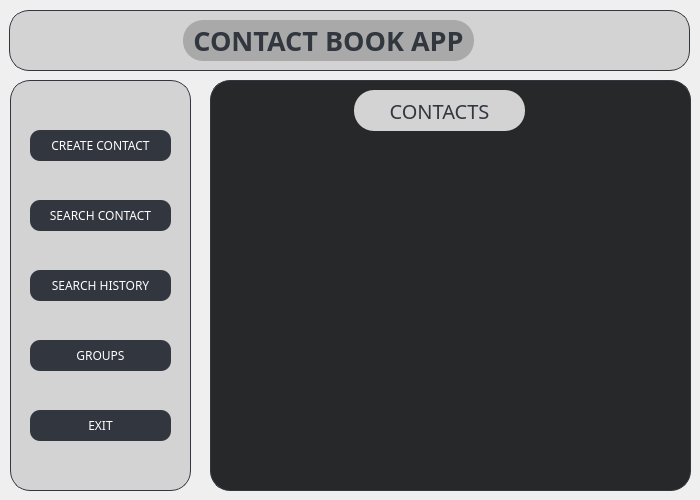
<?xml version="1.0" encoding="UTF-8"?>
<ui version="4.0">
 <class>OpeningWindow</class>
 <widget class="QMainWindow" name="OpeningWindow">
  <property name="geometry">
   <rect>
    <x>0</x>
    <y>0</y>
    <width>700</width>
    <height>500</height>
   </rect>
  </property>
  <property name="windowTitle">
   <string>OpeningWindow</string>
  </property>
  <property name="styleSheet">
   <string notr="true">QForm
{
	background-color: black;
}</string>
  </property>
  <widget class="QWidget" name="centralwidget">
   <widget class="QFrame" name="UpperPanel">
    <property name="geometry">
     <rect>
      <x>9</x>
      <y>10</y>
      <width>681</width>
      <height>61</height>
     </rect>
    </property>
    <property name="maximumSize">
     <size>
      <width>16777215</width>
      <height>16777215</height>
     </size>
    </property>
    <property name="styleSheet">
     <string notr="true">QFrame {
    background-color: lightgray;
    border: 1px solid #31363F;
    border-radius: 20px;
}

QFrame:hover {
    background-color: darkgray;
}</string>
    </property>
    <property name="frameShape">
     <enum>QFrame::StyledPanel</enum>
    </property>
    <property name="frameShadow">
     <enum>QFrame::Raised</enum>
    </property>
    <widget class="QLabel" name="Heading">
     <property name="geometry">
      <rect>
       <x>174</x>
       <y>10</y>
       <width>291</width>
       <height>41</height>
      </rect>
     </property>
     <property name="font">
      <font>
       <family>Unispace</family>
       <pointsize>20</pointsize>
       <bold>true</bold>
      </font>
     </property>
     <property name="styleSheet">
      <string notr="true">QLabel
{
	background-color: darkgray;
	border: none;
	color: #31363F;
}</string>
     </property>
     <property name="text">
      <string>CONTACT BOOK APP</string>
     </property>
     <property name="alignment">
      <set>Qt::AlignCenter</set>
     </property>
    </widget>
   </widget>
   <widget class="QFrame" name="RightPanel">
    <property name="geometry">
     <rect>
      <x>210</x>
      <y>80</y>
      <width>481</width>
      <height>411</height>
     </rect>
    </property>
    <property name="styleSheet">
     <string notr="true">QFrame
{
	background-color: #272829;
	border: 1px solid #31363F;
	border-radius:20px;
}</string>
    </property>
    <property name="frameShape">
     <enum>QFrame::StyledPanel</enum>
    </property>
    <property name="frameShadow">
     <enum>QFrame::Raised</enum>
    </property>
    <widget class="QLabel" name="OperationHeading">
     <property name="geometry">
      <rect>
       <x>144</x>
       <y>10</y>
       <width>171</width>
       <height>41</height>
      </rect>
     </property>
     <property name="font">
      <font>
       <family>Unispace</family>
       <pointsize>15</pointsize>
       <bold>false</bold>
      </font>
     </property>
     <property name="styleSheet">
      <string notr="true">QLabel
{
	border: none;
	background-color: lightgray;
	color: #31363F;
}</string>
     </property>
     <property name="text">
      <string>CONTACTS</string>
     </property>
     <property name="alignment">
      <set>Qt::AlignCenter</set>
     </property>
    </widget>
    <widget class="QListWidget" name="ContactListWidget">
     <property name="geometry">
      <rect>
       <x>75</x>
       <y>70</y>
       <width>401</width>
       <height>321</height>
      </rect>
     </property>
     <property name="font">
      <font>
       <family>Unispace</family>
       <pointsize>14</pointsize>
      </font>
     </property>
     <property name="cursor" stdset="0">
      <cursorShape>PointingHandCursor</cursorShape>
     </property>
     <property name="styleSheet">
      <string notr="true">QListWidget
{
	border: none;
}
QListWidget::item
{
	margin-bottom: 5px;
	color: darkgray;
}
QListWidget::item::hover
{
	border-bottom: 1px solid gray;
}</string>
     </property>
    </widget>
   </widget>
   <widget class="QFrame" name="LeftPanel">
    <property name="geometry">
     <rect>
      <x>10</x>
      <y>80</y>
      <width>181</width>
      <height>411</height>
     </rect>
    </property>
    <property name="styleSheet">
     <string notr="true">QFrame {
    background-color: lightgray;
    border: 1px solid #31363F;
    border-radius: 20px;
}

QFrame:hover {
    background-color: darkgray;
}</string>
    </property>
    <property name="frameShape">
     <enum>QFrame::StyledPanel</enum>
    </property>
    <property name="frameShadow">
     <enum>QFrame::Raised</enum>
    </property>
    <widget class="QPushButton" name="SearchContactButton">
     <property name="geometry">
      <rect>
       <x>20</x>
       <y>120</y>
       <width>141</width>
       <height>31</height>
      </rect>
     </property>
     <property name="font">
      <font>
       <family>Unispace</family>
      </font>
     </property>
     <property name="cursor">
      <cursorShape>PointingHandCursor</cursorShape>
     </property>
     <property name="styleSheet">
      <string notr="true">QPushButton {
    background-color: #31363F;
    color: white;
    border: none;
    padding: 8px 16px;
    border-radius: 10px;
}
QPushButton:hover {
    background-color: #CED4DA;
    color: #4CAF50;
}</string>
     </property>
     <property name="text">
      <string>SEARCH CONTACT</string>
     </property>
    </widget>
    <widget class="QPushButton" name="GroupsButton">
     <property name="geometry">
      <rect>
       <x>20</x>
       <y>260</y>
       <width>141</width>
       <height>31</height>
      </rect>
     </property>
     <property name="font">
      <font>
       <family>Unispace</family>
      </font>
     </property>
     <property name="cursor">
      <cursorShape>PointingHandCursor</cursorShape>
     </property>
     <property name="styleSheet">
      <string notr="true">QPushButton {
    background-color: #31363F;
    color: white;
    border: none;
    padding: 8px 16px;
    border-radius: 10px;
}
QPushButton:hover {
    background-color: #CED4DA;
    color: #4CAF50;
}</string>
     </property>
     <property name="text">
      <string>GROUPS</string>
     </property>
    </widget>
    <widget class="QPushButton" name="ExitButton">
     <property name="geometry">
      <rect>
       <x>20</x>
       <y>330</y>
       <width>141</width>
       <height>31</height>
      </rect>
     </property>
     <property name="font">
      <font>
       <family>Unispace</family>
      </font>
     </property>
     <property name="cursor">
      <cursorShape>PointingHandCursor</cursorShape>
     </property>
     <property name="styleSheet">
      <string notr="true">QPushButton {
    background-color: #31363F;
    color: white;
    border: none;
    padding: 8px 16px;
    border-radius: 10px;
}
QPushButton:hover {
    background-color: #CED4DA;
    color: #4CAF50;
}</string>
     </property>
     <property name="text">
      <string>EXIT</string>
     </property>
    </widget>
    <widget class="QPushButton" name="AddContactButton">
     <property name="geometry">
      <rect>
       <x>20</x>
       <y>50</y>
       <width>141</width>
       <height>31</height>
      </rect>
     </property>
     <property name="font">
      <font>
       <family>Unispace</family>
      </font>
     </property>
     <property name="cursor">
      <cursorShape>PointingHandCursor</cursorShape>
     </property>
     <property name="styleSheet">
      <string notr="true">QPushButton {
    background-color: #31363F;
    color: white;
    border: none;
    padding: 8px 16px;
    border-radius: 10px;
}
QPushButton:hover {
    background-color: #CED4DA;
    color: #4CAF50;
}</string>
     </property>
     <property name="text">
      <string>CREATE CONTACT</string>
     </property>
    </widget>
    <widget class="QPushButton" name="SearchHistoryButton">
     <property name="geometry">
      <rect>
       <x>20</x>
       <y>190</y>
       <width>141</width>
       <height>31</height>
      </rect>
     </property>
     <property name="font">
      <font>
       <family>Unispace</family>
      </font>
     </property>
     <property name="cursor">
      <cursorShape>PointingHandCursor</cursorShape>
     </property>
     <property name="styleSheet">
      <string notr="true">QPushButton {
    background-color: #31363F;
    color: white;
    border: none;
    padding: 8px 16px;
    border-radius: 10px;
}
QPushButton:hover {
    background-color: #CED4DA;
    color: #4CAF50;
}</string>
     </property>
     <property name="text">
      <string>SEARCH HISTORY</string>
     </property>
    </widget>
    <zorder>SearchContactButton</zorder>
    <zorder>GroupsButton</zorder>
    <zorder>AddContactButton</zorder>
    <zorder>SearchHistoryButton</zorder>
    <zorder>ExitButton</zorder>
   </widget>
  </widget>
 </widget>
 <resources/>
 <connections/>
</ui>
